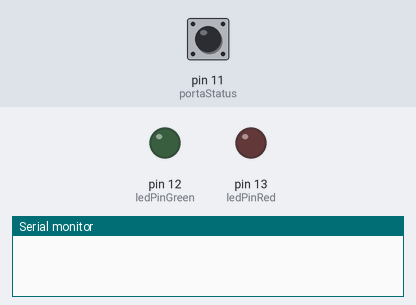
The sketch below on a simulated Arduino Uno, built with avr-gcc and run on an emulated ATmega328P. On the bench: output pins drawn as LEDs (lit = HIGH), the last lines printed to the serial monitor. The test bench sets the inputs (shaded band); at power-on: pin 11 (portaStatus) HIGH. The modem accepts every AT command (registered, SIM ready, sends succeed) and sends nothing else.

Above: at 0.1 s.
At 17.2 s:
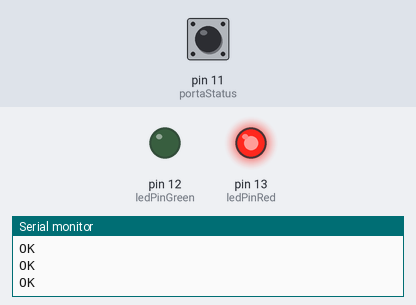
Timing chart, 0 to 18.7 s (numbered marks = the images above):
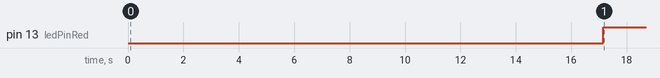

Measured:
- by itself, pin 13 (ledPinRed): LOW → HIGH at 17.2 s

The sketch:

Arduino_Code.ino
```cpp
#include <SoftwareSerial.h>

SoftwareSerial GPRS(7, 8);
unsigned char buffer[64];
String longitude = "";
String latitude = "";
String latitudeLongitude ="";
String domain = "http://282f85fc.ngrok.io/";
String completeUrl= domain + "insere_coordenada/veiculo/";
String fullUrl = "";
int leitura = 0;
const int ledPinGreen = 12;
const int ledPinRed = 13;
const int portaStatus = 11;
int count =0;

void setup()
{
  GPRS.begin(9600);
  Serial.begin(9600);
  pinMode(portaStatus, INPUT);
  pinMode(ledPinGreen, OUTPUT);
  pinMode(ledPinRed, OUTPUT);
  initDefaultConfig();
}

void loop()
{
leitura = digitalRead(portaStatus);
if (leitura == 0 )
{
  digitalWrite(ledPinGreen,HIGH);
  digitalWrite(ledPinRed,LOW);
}
else
{
  digitalWrite(ledPinGreen,LOW);
  digitalWrite(ledPinRed,HIGH);
  GPRS.println("AT+CIPGSMLOC=1,1\r\n");
  delay(5000);
  String gsm_input="";
  while(GPRS.available()!=0)
  {
    gsm_input+= (char (GPRS.read()));
  }
  latitudeLongitude = "";
  latitude = "";
  longitude = "";
  String latitude = getValue(gsm_input, ',', 3);
  String longitude = getValue(gsm_input, ',', 2);
  String latitudeLongitude = latitude +"/"+ longitude;
  String fullUrl = completeUrl +latitudeLongitude+"/1/";
  String command_httppara ="AT+HTTPPARA=\"URL\"";
  String command_complete = command_httppara + ",\"" + fullUrl +"\"";
  char *command_at = const_cast<char*>(command_complete.c_str());
  Serial.println(command_complete);
  Serial.println(command_at);
  GPRS.println(command_at);
  delay(500);
  ShowSerialData();
  GPRS.println("AT+HTTPACTION=0");
  delay(5000);
  ShowSerialData();
  sendSMS();
}
}
void initDefaultConfig()
{
  GPRS.println("AT+CSQ");
  delay(1000);
  ShowSerialData();
  GPRS.println("AT+CGATT?");
  delay(1000);
  ShowSerialData();
  GPRS.println("AT+SAPBR=3,1,\"Contype\",\"GPRS\"");
  delay(1000);
  ShowSerialData();
  GPRS.println("AT+SAPBR=3,1,\"APN\",\"www\"");
  delay(4000);
  ShowSerialData();
  GPRS.println("AT+SAPBR=1,1");
  delay(2000);
  ShowSerialData();
  GPRS.println("AT+SAPBR=2,1");
  delay(2000);
  ShowSerialData();
  GPRS.println("AT+HTTPSSL=0");
  delay(2000);
  ShowSerialData();
  GPRS.println("AT+HTTPINIT");
  delay(2000);
  ShowSerialData();
  GPRS.println("AT+HTTPPARA=\"CID\",1");
  delay(2000);
  ShowSerialData();
}

void sendSMS()
{
  GPRS.println("AT+CMGF=1\r");
  delay(500);
  ShowSerialData();
  GPRS.println("AT+CMGS=\"+5511967635977\"");
  delay(500);
  ShowSerialData();
  GPRS.println("Temos uma ocorrencia no transporte por favor acesse: www.282f85fc.ngrok.io");
  delay(500);
  ShowSerialData();
  GPRS.println((char)26);
  delay(500);
  ShowSerialData();
  delay(500);
  Serial.println("Mensagem SMS enviada");
}

void ShowSerialData()
{
  while(GPRS.available()!=0)
    Serial.write(char (GPRS.read()));
}

String getValue(String data, char separator, int index)
{
  int found = 0;
  int strIndex[] = {0, -1};
  int maxIndex = data.length()-1;

  for(int i=0; i<=maxIndex && found<=index; i++){
    if(data.charAt(i)==separator || i==maxIndex){
        found++;
        strIndex[0] = strIndex[1]+1;
        strIndex[1] = (i == maxIndex) ? i+1 : i;
    }
  }

  return found>index ? data.substring(strIndex[0], strIndex[1]) : "";
}
```
